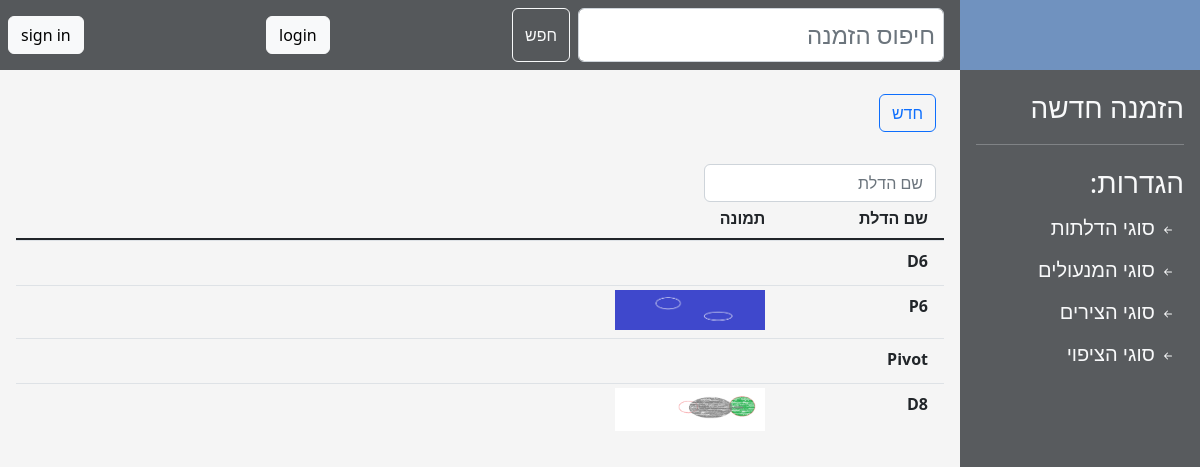
The page /doors on the database as committed earlier.
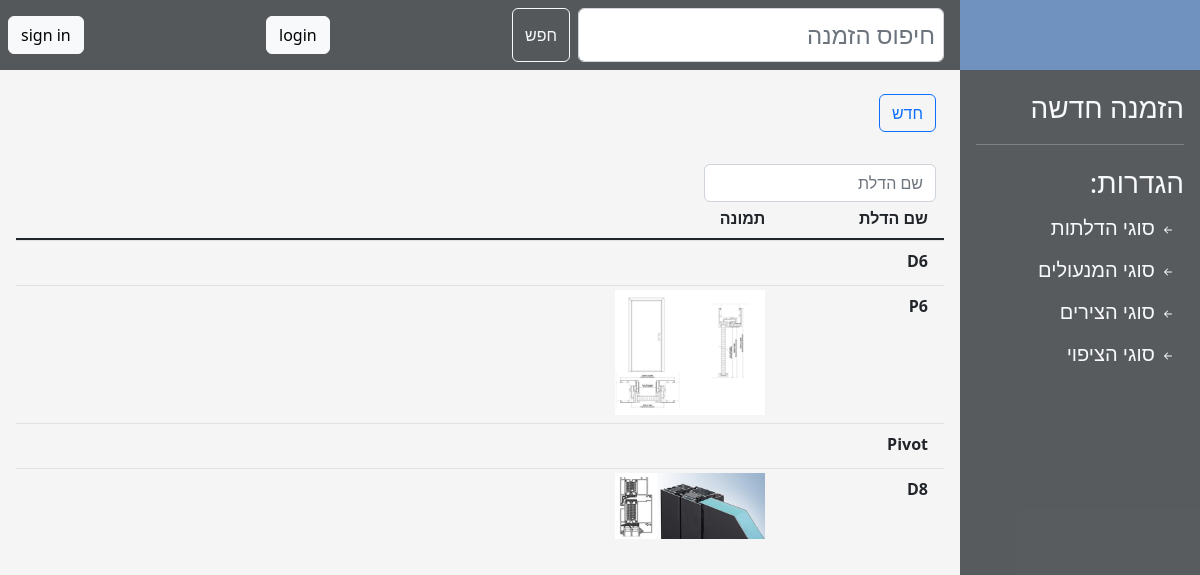
The same page on the database as committed later.
### main/models.py (models this page shows, shortened)
class DoorType(models.Model):
    name = models.CharField(max_length=16, help_text="שם הדלת",
                            verbose_name="שם הדלת:", unique=True, null=False, )
    image = models.ImageField(upload_to='images/door_types/', default='',
                              help_text="תמונת הדלת", verbose_name="סקיצה:", blank=True,
                              validators=[validate_image_file_extension])
    height_calculation = models.DecimalField(max_digits=4, decimal_places=1, help_text="הפחתה בגובה",
                                             verbose_name="הפחתה בגובה:", null=False, default=0,
                                             validators=[MaxValueValidator(0)])
    width_calculation = models.DecimalField(max_digits=4, decimal_places=1, help_text="הפחתה ברוחב",
                                            verbose_name="הפחתה ברוחב:", null=False, default=0,
                                            validators=[MaxValueValidator(0)])
    covering_out_height_calculation = models.DecimalField(max_digits=4, decimal_places=1, help_text="הפחתה בגובה",
                                                          verbose_name="הפחתה בגובה:", null=False, default=0,
                                                          validators=[MaxValueValidator(0)])
    covering_out_width_calculation = models.DecimalField(max_digits=4, decimal_places=1, help_text="הפחתה ברוחב",
                                                         verbose_name="הפחתה ברוחב:", null=False, default=0,
                                                         validators=[MaxValueValidator(0)])
    covering_into_height_calculation = models.DecimalField(max_digits=4, decimal_places=1, help_text="הפחתה בגובה",
                                                           verbose_name="הפחתה בגובה:", null=False, default=0,
                                                           validators=[MaxValueValidator(0)])
    covering_into_width_calculation = models.DecimalField(max_digits=4, decimal_places=1, help_text="הפחתה ברוחב",
                                                          verbose_name="הפחתה ברוחב:", null=False, default=0,
                                                          validators=[MaxValueValidator(0)])
    binder_calculation = models.DecimalField(max_digits=4, decimal_places=1, help_text="הפחתה ברוחב",
                                             verbose_name="רוחבן:", null=False, default=0,
                                             validators=[MaxValueValidator(0)])

### main/views.py (the view)
# urls.py: path('doors', main.views.door_types, name='doors'),
def door_types(request):
    doors = DoorType.objects.all()
    form_error = None
    form = DoorTypeForm()
    if request.method == 'POST':
        form = DoorTypeForm(request.POST, request.FILES)
        if form.is_valid():
            form.save()
        else:
            form_error = True
    return render(request, 'doors.html', {'form': form, 'doors': doors, 'form_error': form_error})

### templates/doors.html (shortened to what this page needs)
{% extends 'generic_list.html' %}
{% block filter_placeholder %}שם הדלת{% endblock %}
{% block table %}
    <div class="row border-bottom border-dark border-2">
        <div class="col-2 pb-1 fw-bold lh-lg mx-1">שם הדלת</div>
        <div class="col-2 pb-1 fw-bold lh-lg mx-1">תמונה</div>
        <div class="w-25"></div>
        <div class="w-25"></div>
    </div>
    {% load static %}
    {% for door in doors %}
        <div>
            <div data-bs-toggle="collapse"
                 data-bs-target="#record_{{ door.id }}"
                 aria-expanded="true" aria-controls="record_{{ door.id }}" style="z-index: -1;"
                 class="row table-row border-top border-black-50 border-1 tr">
                <div class="col-2 pb-1 fw-bold lh-lg m-1">{{ door.name }}</div>
                <div class="col-2 pb-1 fw-bold lh-lg m-1">
                    {% if door.image %}
                        <img src="{{ door.image.url }}" class="img-fluid"
                             alt="..."
                             style="max-height: 200px; max-width: 150px">
                    {% endif %}
                </div>
            </div>
        </div>
    {% endfor %}
{% endblock %}

Rows that differ between the two databases and show on the page:
changed DoorType (number 2 of 4 on the later page): image: a different picture
changed DoorType (number 4 of 4 on the later page): image: a different picture
